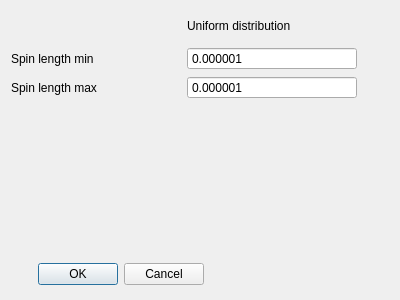
<?xml version="1.0" encoding="UTF-8"?>
<ui version="4.0">
 <class>RandomSpinLengthDialog</class>
 <widget class="QDialog" name="RandomSpinLengthDialog">
  <property name="geometry">
   <rect>
    <x>0</x>
    <y>0</y>
    <width>400</width>
    <height>300</height>
   </rect>
  </property>
  <property name="windowTitle">
   <string>Random Spin Lengths</string>
  </property>
  <widget class="QDialogButtonBox" name="buttonBox">
   <property name="geometry">
    <rect>
     <x>11</x>
     <y>260</y>
     <width>193</width>
     <height>29</height>
    </rect>
   </property>
   <property name="orientation">
    <enum>Qt::Orientation::Horizontal</enum>
   </property>
   <property name="standardButtons">
    <set>QDialogButtonBox::StandardButton::Cancel|QDialogButtonBox::StandardButton::Ok</set>
   </property>
  </widget>
  <widget class="QWidget" name="layoutWidget">
   <property name="geometry">
    <rect>
     <x>11</x>
     <y>11</y>
     <width>346</width>
     <height>88</height>
    </rect>
   </property>
   <layout class="QGridLayout" name="gridLayout">
    <item row="2" column="0">
     <widget class="QLabel" name="label_12">
      <property name="text">
       <string>Spin length max</string>
      </property>
     </widget>
    </item>
    <item row="1" column="0">
     <widget class="QLabel" name="label_11">
      <property name="text">
       <string>Spin length min</string>
      </property>
     </widget>
    </item>
    <item row="0" column="1">
     <widget class="QLabel" name="distributionLabel">
      <property name="text">
       <string>Uniform distribution</string>
      </property>
     </widget>
    </item>
    <item row="1" column="1">
     <widget class="QDoubleSpinBox" name="minimumLengthDoubleSpinBox">
      <property name="buttonSymbols">
       <enum>QAbstractSpinBox::ButtonSymbols::NoButtons</enum>
      </property>
      <property name="decimals">
       <number>6</number>
      </property>
      <property name="minimum">
       <double>0.000001000000000</double>
      </property>
      <property name="maximum">
       <double>1000.000000000000000</double>
      </property>
     </widget>
    </item>
    <item row="2" column="1">
     <widget class="QDoubleSpinBox" name="maximumLengthDoubleSpinBox">
      <property name="buttonSymbols">
       <enum>QAbstractSpinBox::ButtonSymbols::NoButtons</enum>
      </property>
      <property name="decimals">
       <number>6</number>
      </property>
      <property name="minimum">
       <double>0.000001000000000</double>
      </property>
      <property name="maximum">
       <double>1000.000000000000000</double>
      </property>
     </widget>
    </item>
   </layout>
  </widget>
 </widget>
 <resources/>
 <connections>
  <connection>
   <sender>buttonBox</sender>
   <signal>accepted()</signal>
   <receiver>RandomSpinLengthDialog</receiver>
   <slot>accept()</slot>
   <hints>
    <hint type="sourcelabel">
     <x>248</x>
     <y>254</y>
    </hint>
    <hint type="destinationlabel">
     <x>157</x>
     <y>274</y>
    </hint>
   </hints>
  </connection>
  <connection>
   <sender>buttonBox</sender>
   <signal>rejected()</signal>
   <receiver>RandomSpinLengthDialog</receiver>
   <slot>reject()</slot>
   <hints>
    <hint type="sourcelabel">
     <x>316</x>
     <y>260</y>
    </hint>
    <hint type="destinationlabel">
     <x>286</x>
     <y>274</y>
    </hint>
   </hints>
  </connection>
 </connections>
</ui>
